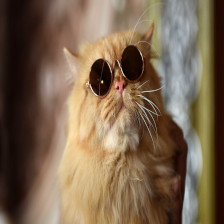
#> input picture Intelligence_artificielle/Le_petit_chat/chat.jpg, 224 x 224 px
$ python solve2.py
#> lines starting #> are read from the running program, lines starting #| are printed output that depends on the picture
# Python 3.11.3
from math import floor, ceil
import numpy as np
from PIL import Image


def ajouter_bruit_image(image_entree, image_bruit, facteur):
    # Redimensionnement de l'image de bruit pour avoir les mêmes dimensions que l'image d'entrée
    image_bruit = image_bruit.resize(image_entree.size)

    # Conversion des images en tableaux numpy
    entree_array = np.array(image_entree)
    bruit_array = np.array(image_bruit)

    # Ajout du bruit à l'image d'entrée
    image_bruitee = np.clip(entree_array + facteur * bruit_array, 0, 255).astype(np.uint8)

    # Création de l'objet Image à partir du tableau numpy
    image_bruitee = Image.fromarray(image_bruitee)

    return image_bruitee


# Calcule la distance entre a et b avec la norme L2
def distance_L2(a, b):
    return np.linalg.norm(np.array(a) - np.array(b))

#Renvoie une approximation du vecteur v, qui minimise la distance avec v2,
#tel que la distance entre v et v1 soit inférieur à la distance eps
def approx_minimise_distance(v1,v2,e):
    v = []
    d = distance_L2(v1,v2)
    x = e/d

    for i in range(3):
        res = (1-x)*v1[i]+x*v2[i]
        v.append([floor(res), ceil(res)])

    min_dis = d
    min_vec = v1
    for i in v[0]:
        for j in v[1]:
            for k in v[2]:
                vec= (i,j,k)
                if distance_L2(vec,v1)<=e and distance_L2(vec,v2)<min_dis:
                    min_dis = distance_L2(vec,v2)
                    min_vec = vec
    return min_vec


def ajuster_image(image_bruitee, image_originale, eps):
    # Conversion des images en tableaux numpy
    taille = image_originale.size

    # Calcul de la distance entre les pixels et ajustement si nécessaire
    for x in range(taille[0]):
        for y in range(taille[1]):
            px_org = image_originale.getpixel((x, y))
            px_brt = image_bruitee.getpixel((x, y))
            if distance_L2(px_org, px_brt) > eps:
                new_px = approx_minimise_distance(px_org, px_brt, eps)
                image_bruitee.putpixel((x, y), new_px)

    return image_bruitee


def add_image_noise(img_entree, img_bruit):
    # Chargement de l'image d'entrée
#> called with img_entree = 'chat.jpg', img_bruit = 'teapot.jpg'
    image_entree = Image.open(img_entree)
#> image_entree is the input picture: PIL image 224x224 RGB; mean R, G, B 122.4, 101.3, 79

    # Chargement de l'image de bruit
    image_bruit = Image.open(img_bruit)
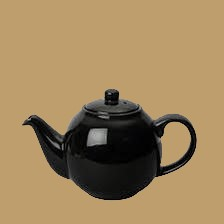
#> input picture Intelligence_artificielle/Le_petit_chat/teapot.jpg, 224 x 224 px
#> image_bruit is the input picture: PIL image 224x224 RGB; mean R, G, B 157.8, 132.4, 93.2

    # Facteur de bruit
    facteur = 0.95  # Ajustez ce facteur selon le niveau de bruit souhaité

    # Ajout du bruit à l'image d'entrée
    image_bruitee = ajouter_bruit_image(image_entree, image_bruit, facteur)
#> in ajouter_bruit_image, `image_bruitee = np.clip(entree_array + facteur * bruit_array, 0, 255)...`:
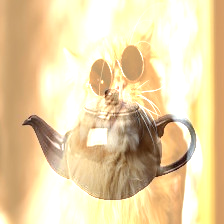
#> image_bruitee: shape (224, 224, 3); mean R, G, B 231.8, 209.3, 165.6

    # Ajustement de l'image bruitée
    eps = 70
    image_bruitee = ajuster_image(image_bruit, image_entree, eps)
#> after the loop in ajuster_image, `for x in range(taille[0]):`:
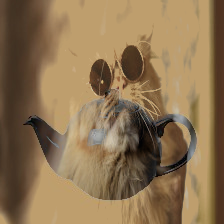
#> image_bruitee: PIL image 224x224 RGB; mean R, G, B 140.6, 115.1, 81.4

    # Enregistrement de l'image modifiée
    output_file = "solution 2.png"
    image_bruitee.save(output_file, format="png")


img_entree = "chat.jpg"
img_bruit = "teapot.jpg"
add_image_noise(img_entree, img_bruit)
print("L'image modifiée a été enregistrée avec succès.")

#404CTF{qU3l_M4n1f1qu3_the13R3_0r4ng3}
